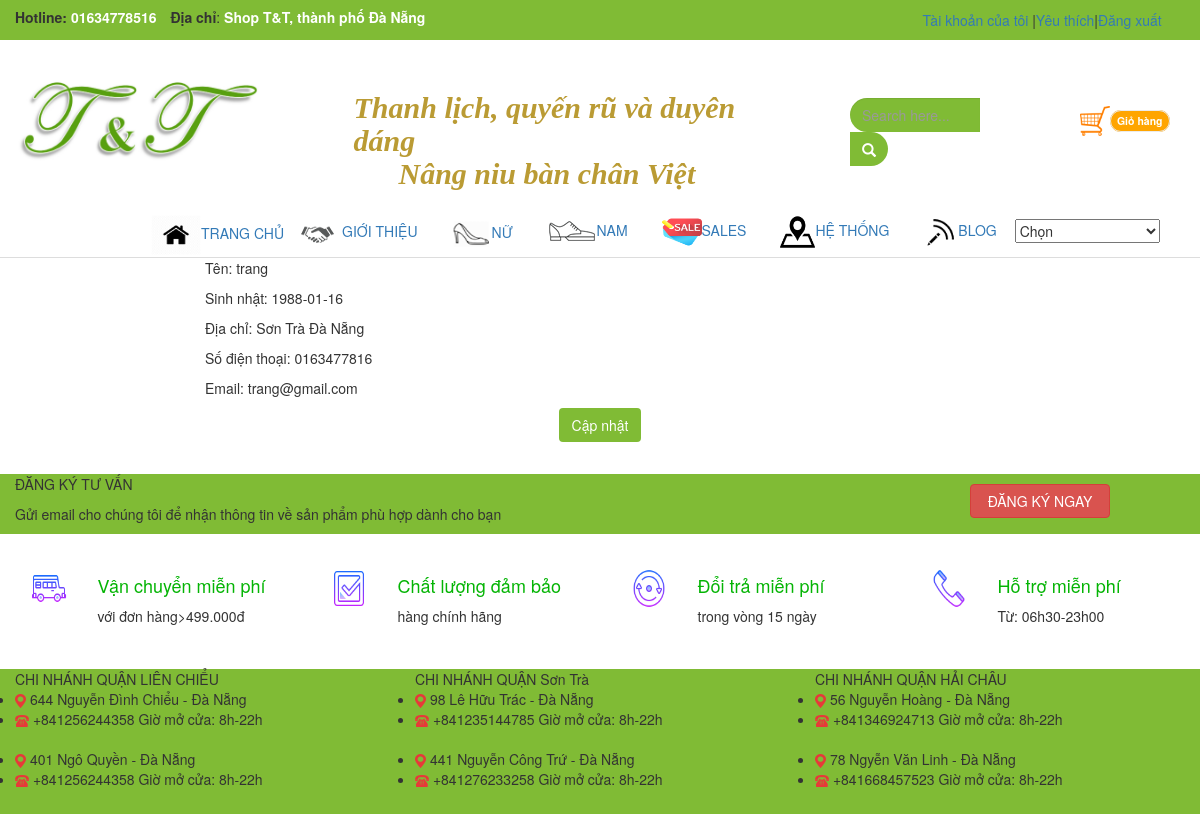
/accountInfo.php (signed in), run on the app's committed database.
### tables this page shows
CREATE TABLE `users` (
  `id_user` int(11) NOT NULL,
  `user_name` varchar(255) DEFAULT NULL,
  `birthday` date DEFAULT NULL,
  `address` varchar(255) DEFAULT NULL,
  `phonenumber` varchar(25) DEFAULT NULL,
  `email` varchar(50) DEFAULT NULL,
  `password` varchar(255) NOT NULL,
  `role` varchar(50) DEFAULT NULL
);

### accountInfo.php (the view, shortened to what this page needs)
<?php
    include('header.php');
	function accountUser($email)
	{
		global $connect;
		$userArr =array();
		$sql = "SELECT * FROM users Where email = '$_SESSION[email]'";
		$result=$connect->query($sql);
		$row = $result->fetch_assoc();
		if ($result->num_rows > 0){
			$id_user =$row['id_user'];
			$user_name=$row['user_name'];
			$birthday =$row['birthday'];
			$address =$row['address'];
			$phonenumber=$row['phonenumber'];
			$email =$row['email'];
			$password =$row['password'];
			array_push($userArr, $id_user,$user_name,$birthday,$address,$phonenumber,$email,$password);
		}
		return $userArr;
	}
?>
<!DOCTYPE html>
<html>
<head>
</head>
<body>
	<div class="col-md-2"></div>
	<div class="col-md-8">
		<form action="updateUser.php">
			<?php $userArr=accountUser($_SESSION['email']) ?>
			<p>Tên: <?php echo $userArr['1']; ?></p>
			<p>Sinh nhật: <?php echo $userArr['2'];  ?></p>
			<p>Địa chỉ: <?php echo $userArr['3']; ?></p>
			<p>Số điện thoại: <?php echo $userArr['4']; ?></p>
			<p>Email: <?php echo $userArr['5']; ?></p>
			<center><button type="submit" class="btn success">Cập nhật</button></center>
		</form>
	</div>
	<div class="col-md-2"></div>
	<?php include('footer.php');?>
</body>
</html>

### css/test.css (style rules this page uses)
* { padding: 0px; margin: 0px; }
div { padding: 0px; margin: 0px; }
button { background-color: #80bb35; }
button { color: white; }

### header.php (style rules this page uses)
html, body { overflow-x: hidden; }

### data on the page
users: user_name "trang", birthday "1988-01-16", address "Sơn Trà Đà Nẵng", phonenumber "0163477816", email "trang@gmail.com"
